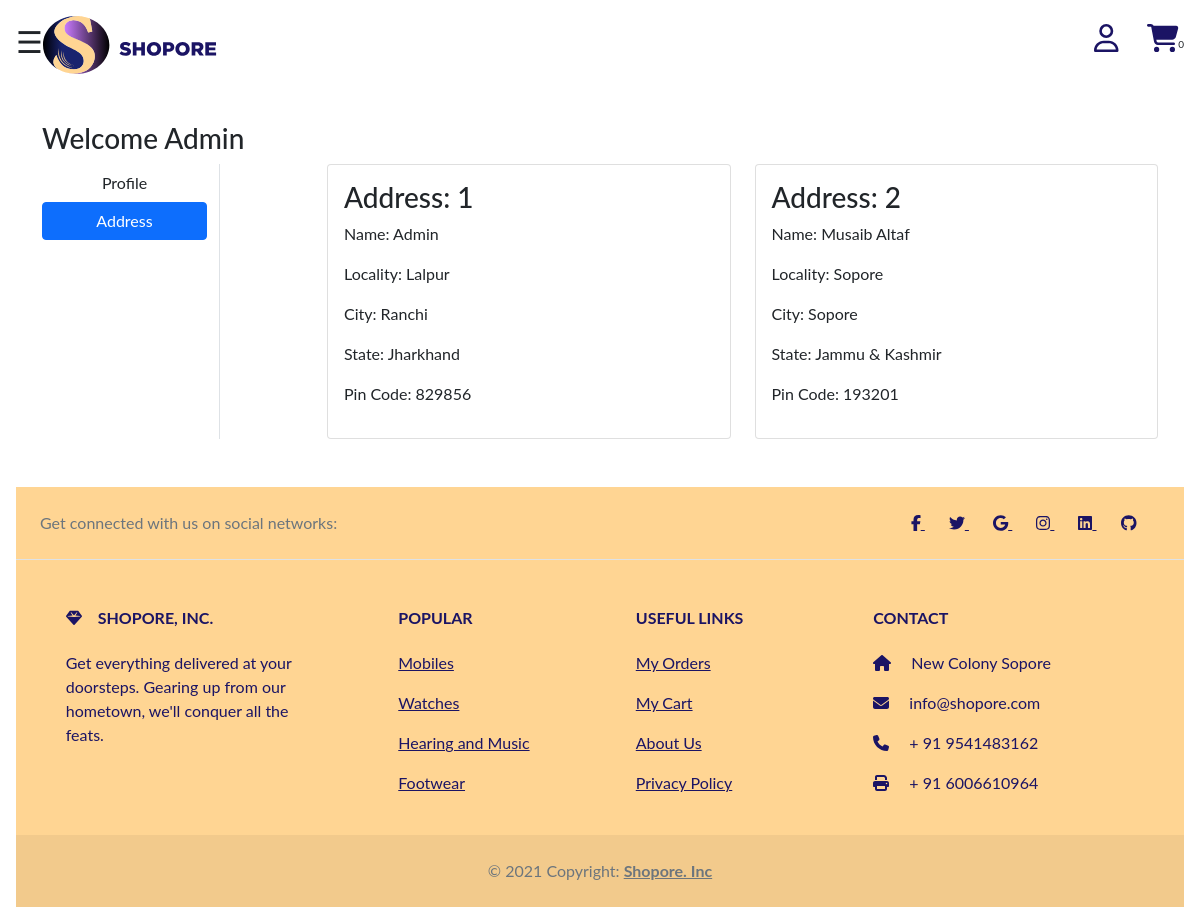
The page /address/ (signed in) on the database its author committed.
### app/models.py (models this page shows, shortened)
class Customer(models.Model):
 user = models.ForeignKey(User, on_delete=models.CASCADE)
 name = models.CharField(max_length=200)
 locality = models.CharField(max_length=200)
 city = models.CharField(max_length=50)
 zipcode = models.IntegerField()
 state = models.CharField(choices=STATE_CHOICES, max_length=50)

### app/views.py (the view)
# urls.py: path('address/', views.address, name='address'),
@login_required
def address(request):
	totalitem = 0
	if request.user.is_authenticated:
		totalitem = len(Cart.objects.filter(user=request.user))
	add = Customer.objects.filter(user=request.user)
	return render(request, 'app/address.html', {'add':add, 'active':'btn-primary', 'totalitem':totalitem})

### app/templates/app/address.html (shortened to what this page needs)
{% extends 'app/base.html' %}
{% load static %}
{% block main-content %}
<div class="container my-5">
 <div class="row">
 <h3>Welcome <span class="text-capitalize">{{request.user}}</span></h3>
  <div class="col-sm-2 border-end">
   <ul class="list-unstyled">
    <li class="d-grid"><a href="{% url 'profile' %}" class="btn">Profile</a></li>
    <li class="d-grid"><a href="{% url 'address' %}" class="btn {{active}}">Address</a></li>
   </ul>
  </div>
  <div class="col-sm-9 offset-sm-1">
   <div class="row">
    {% for ad in add %}
     <div class="col-sm-6">
     <div class="card">
      <div class="card-body">
       <h3>Address: {{ forloop.counter }}</h3>
       <p>Name: {{ad.name}}</p>
       <p>Locality: {{ad.locality}}</p>
       <p>City: {{ad.city}}</p>
       <p>State: {{ad.state}}</p>
       <p>Pin Code: {{ad.zipcode}}</p>
      </div>
     </div>
    </div>
    {% endfor %}
   </div>
  </div>
 </div>
</div>
{% endblock main-content %}

### app/templates/app/base.html (style rules this page uses)
body { font-family: "Lato", sans-serif; transition: background-color .1s; }

### rows shown on the page
Customer: name "Admin", locality "Lalpur", city "Ranchi", state "Jharkhand", zipcode "829856"
Customer: name "Musaib Altaf", locality "Sopore", city "Sopore", state "Jammu & Kashmir", zipcode "193201"

### other values the page prints
{{ totalitem }} "0"
{{ request.user }} "Admin"
